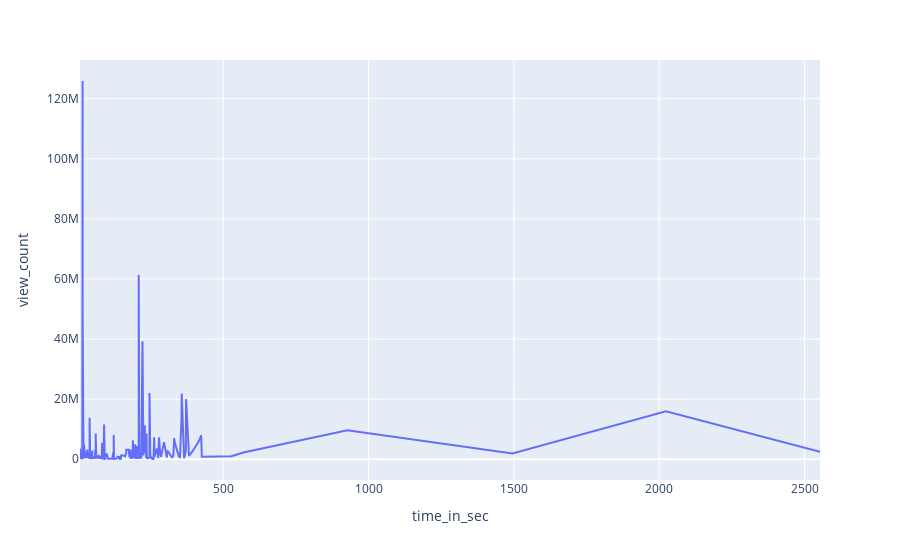

Source (notebook cell):
### Code cell
temp = df.sort_values(by='time_in_sec' , ascending= True)
px.line(temp , x = 'time_in_sec' , y = 'view_count' , )

### Figure 1 — Plotly figure (JSON) as saved in the notebook; plotly's stock layout.template omitted (floating-point values rounded to 4 significant figures; data arrays with more than 128 entries replaced by an {"elided": "..."} marker saying what was removed)
{"data": [{"hovertemplate": "time_in_sec=%{x}<br>view_count=%{y}<extra></extra>", "legendgroup": "", "line": {"color": "#636efa", "dash": "solid"}, "marker": {"symbol": "circle"}, "mode": "lines", "name": "", "orientation": "v", "showlegend": false, "type": "scatter", "x": {"elided": "223 int values"}, "xaxis": "x", "y": {"elided": "223 int values"}, "yaxis": "y"}], "layout": {"legend": {"tracegroupgap": 0}, "margin": {"t": 60}, "xaxis": {"anchor": "y", "domain": [0, 1], "title": {"text": "time_in_sec"}}, "yaxis": {"anchor": "x", "domain": [0, 1], "title": {"text": "view_count"}}}}
